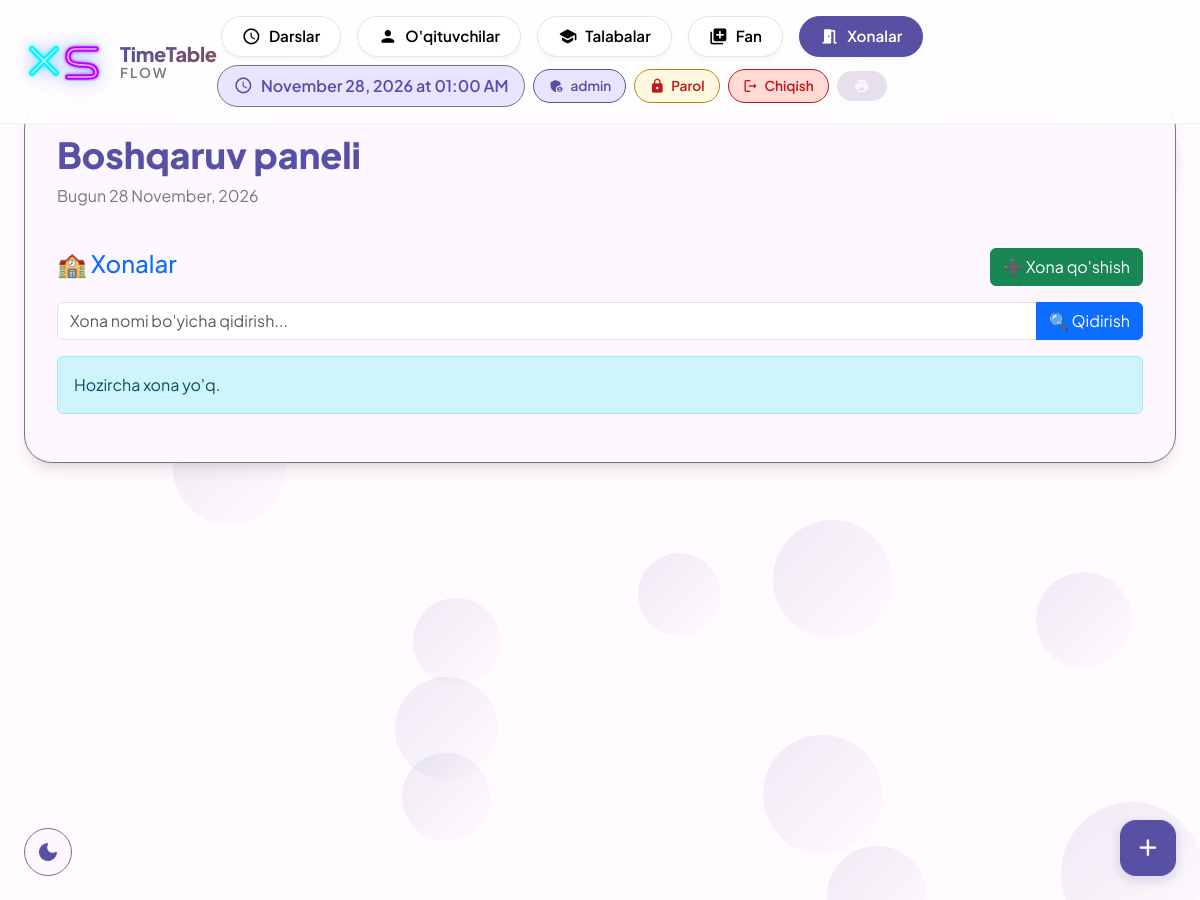
Page /raspisaniya/rooms/ (signed in) on the earlier database version.
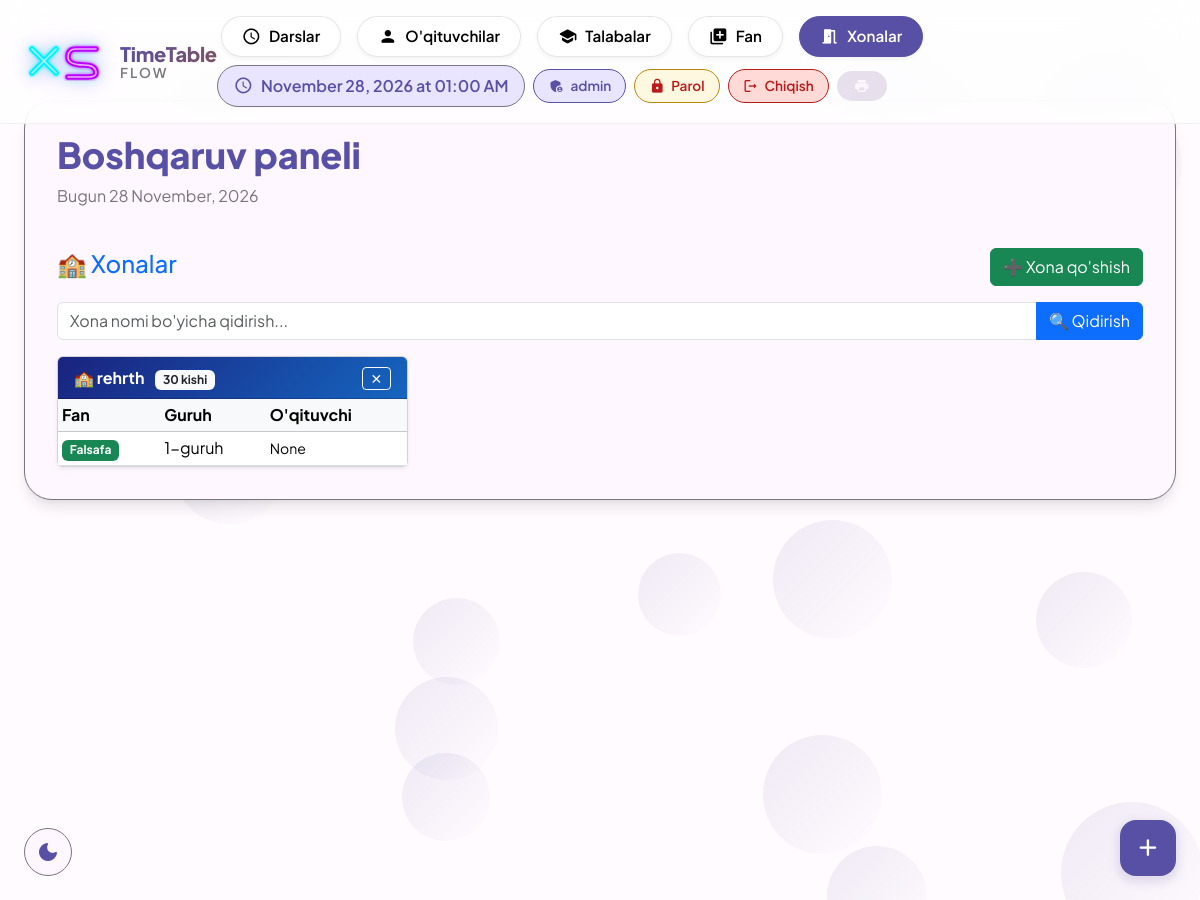
Same page on the later database version.
### raspisaniya/models.py (models this page shows, shortened)
class Room(models.Model):
    name = models.CharField(max_length=100)
    capacity = models.PositiveIntegerField(default=30)
    class Meta:
        ordering = ['name']

class CourseGroup(models.Model):
    course = models.ForeignKey(Course, on_delete=models.CASCADE, related_name='groups')
    teacher = models.ForeignKey(Teacher, on_delete=models.SET_NULL, null=True, blank=True)
    students = models.ManyToManyField(Student, blank=True)
    group_number = models.PositiveIntegerField(default=1)
    start_time = models.TimeField(null=True, blank=True)
    weekdays = models.JSONField(default=list, blank=True)
    language = models.CharField(max_length=10, choices=LANGUAGE_CHOICES, default='uz')
    is_scheduled = models.BooleanField(default=False)
    room = models.ForeignKey('Room', null=True, blank=True, on_delete=models.SET_NULL)
    teacher_can_edit = models.BooleanField(default=False)  # Admin ruxsat bergan
    display_col = models.PositiveIntegerField(null=True, blank=True)  # Haftalik jadval ustuni (N-QATOR) — admin qo'lda tortib qo'ygan ustun raqami

class Course(models.Model):
    subject = models.ForeignKey(Subject, on_delete=models.CASCADE)
    start_date = models.DateField()
    end_date = models.DateField()
    total_lessons = models.PositiveIntegerField()
    lessons_per_week = models.PositiveIntegerField()
    lesson_duration = models.PositiveIntegerField(default=80)
    include_saturday = models.BooleanField(default=False)
    preferred_weekdays = models.JSONField(default=list, blank=True)

class Subject(models.Model):
    name = models.CharField(max_length=100, unique=True)
    def __str__(self):
        return self.name

### raspisaniya/views/rooms_subjects.py (the view)
# urls.py: path('rooms/', views.room_list, name='room_list'),
@login_required
def room_list(request):
    q = request.GET.get('q', '').strip()
    rooms = Room.objects.prefetch_related(
        'coursegroup_set__course__subject',
        'coursegroup_set__teacher',
    ).all().order_by('name')
    if q:
        rooms = rooms.filter(name__icontains=q)
    return render(request, 'raspisaniya/room_list.html', {'rooms': rooms, 'q': q})

### templates/raspisaniya/room_list.html (shortened to what this page needs)
{% extends 'raspisaniya/base.html' %}
{% block content %}
<div class="d-flex justify-content-between align-items-center mb-3">
    <h4 class="text-primary">🏫 Xonalar</h4>
    <a href="{% url 'room_create' %}" class="btn btn-success">➕ Xona qo'shish</a>
</div>
<form method="get" class="mb-3">
    <div class="input-group">
        <input type="text" name="q" value="{{ q }}" class="form-control" placeholder="Xona nomi bo'yicha qidirish...">
        <button type="submit" class="btn btn-primary">🔍 Qidirish</button>
    </div>
</form>
{% if rooms %}
<div class="row g-3">
    {% for room in rooms %}
    <div class="col-md-6 col-lg-4">
        <div class="card h-100 shadow-sm">
            <div class="card-header d-flex justify-content-between align-items-center"
                 style="background: linear-gradient(135deg, #1a237e, #1565c0); color: white;">
                <div>
                    <strong>🏫 {{ room.name }}</strong>
                    <span class="badge bg-light text-dark ms-2">{{ room.capacity }} kishi</span>
                </div>
                <form method="post" action="{% url 'room_delete' room.pk %}"
                      onsubmit="return confirm('{{ room.name }} ni o\'chirasizmi?')">
                    <button type="submit" class="btn btn-sm btn-outline-light px-2 py-0">✕</button>
                </form>
            </div>
            <div class="card-body p-0">
                {% with groups=room.coursegroup_set.all %}
                {% if groups %}
                <div class="table-responsive">
                <table class="table table-sm table-hover mb-0">
                    <thead class="table-light">
                        <tr>
                            <th>Fan</th>
                            <th>Guruh</th>
                            <th>O'qituvchi</th>
                        </tr>
                    </thead>
                    <tbody>
                        {% for grp in groups %}
                        <tr>
                            <td>
                                <span class="badge bg-success">{{ grp.course.subject }}</span>
                            </td>
                            <td>{{ grp.group_number }}-guruh
                            </td>
                            <td><small>{{ grp.teacher }}</small></td>
                        </tr>
                        {% endfor %}
                    </tbody>
                </table>
                </div>
                {% else %}
                <div class="text-center text-muted py-3">
                    <small>Hech qaysi guruh biriktirilmagan</small>
                </div>
                {% endif %}
                {% endwith %}
            </div>
        </div>
    </div>
    {% endfor %}
</div>
{% else %}
<div class="alert alert-info">Hozircha xona yo'q.</div>
{% endif %}
{% endblock %}

### templates/raspisaniya/base.html (shortened to what the changed rows need)
{% load static %}
<!DOCTYPE html>
<html lang="uz">
<head>
    <link href="https://cdn.jsdelivr.net/npm/bootstrap@5.3.2/dist/css/bootstrap.min.css" rel="stylesheet">
</head>
<body>
    <div class="bubbles" id="bubbles"></div>
    <div class="app-bar" id="appBar">
        <div class="container-fluid px-4">
        </div>
    </div>
    <button class="theme-toggle" id="themeToggle">
    </button>
    {% if user.is_authenticated and user.is_superuser %}
    <button class="fab" onclick="showQuickAdd()">
        <span class="material-icons-round">add</span>
    </button>
    {% endif %}
    <div class="container-fluid px-4">
        <div class="md-surface">
            <div class="d-flex justify-content-between align-items-center mb-4">
                <div>
                    <h1 class="display-small d-inline-flex align-items-center gap-2">
                        {% block page_title %}Boshqaruv paneli{% endblock %}
                    </h1>
                </div>
            </div>
            {% block content %}{% endblock %}
        </div>
    </div>
</body>
</html>

Differences in the rows shown:
added Room: name "rehrth", capacity "30"
added CourseGroup: course.subject "Falsafa", group_number "1", teacher "None"
Other differences:
text no longer shown: "Hozircha xona yo'q."
